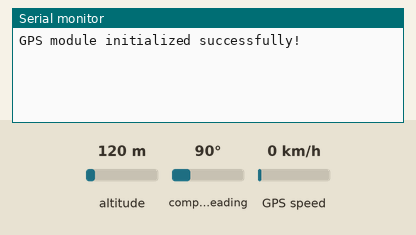
Recording of a sketch running on a simulated Arduino Mega 2560, built with avr-gcc and run on an emulated ATmega2560. Parts: the last lines printed to the serial monitor. The inputs (shaded band) are chosen by the test bench; at power-on: altitude 120 m, compass heading 90°, GPS speed 0 km/h. The GPS gets a fix after 3 s at 37.7749, -122.4194 with 8 satellites.

Above: at 1.7 s.
1.8 s: altitude set to 20 m
At 4.4 s:
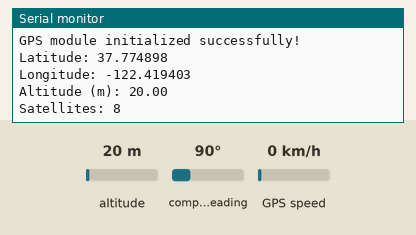
5.0 s: altitude set to 250 m
At 6.4 s:
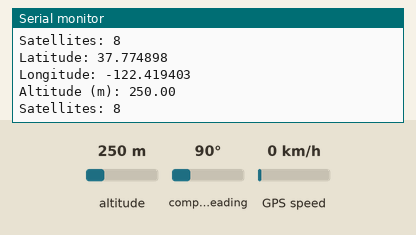

The sketch:

GPS.ino
```cpp
#include "GPS.h"

// Instantiate the GPS object using standard Serial1
GPS myGPS(Serial1, 9600);

void setup() {
    Serial.begin(115200);
    while (!Serial) delay(10);

    if (myGPS.begin()) {
        Serial.println("GPS module initialized successfully!");
    } else {
        Serial.println("Failed to initialize GPS module.");
    }
}

void loop() {
    double lat = 0.0;
    double lon = 0.0;
    float alt = 0.0;
    uint8_t sats = 0;

    if (myGPS.getGPS(lat, lon, alt, sats)) {
        Serial.print("Latitude: "); Serial.println(lat, 6);
        Serial.print("Longitude: "); Serial.println(lon, 6);
        Serial.print("Altitude (m): "); Serial.println(alt);
        Serial.print("Satellites: "); Serial.println(sats);
    }

    delay(1000);
}
```

GPS.cpp
```cpp
#include "GPS.h"

GPS::GPS(HardwareSerial &serialPort, uint32_t baudRate)
    : _serialGPS(serialPort), _baudRate(baudRate) {}

bool GPS::begin() {
    // Start the hardware serial port for the RAK12501 module on Serial1
    _serialGPS.begin(_baudRate);
    delay(500);
    return true;
}

void GPS::update() {
    // Continuously read available bytes from the Quectel L76K module and feed TinyGPS++
    while (_serialGPS.available() > 0) {
        _gps.encode(_serialGPS.read());
    }
}

bool GPS::getGPS(double &latitude, double &longitude, float &altitude, uint8_t &satellites) {
    update();

    if (_gps.location.isUpdated() && _gps.location.isValid()) {
        latitude = _gps.location.lat();
        longitude = _gps.location.lng();
        altitude = _gps.altitude.isValid() ? _gps.altitude.meters() : 0.0;
        satellites = _gps.satellites.isValid() ? _gps.satellites.value() : 0;
        return true;
    }

    return false;
}

bool GPS::isLocationValid() {
    update();
    return _gps.location.isValid();
}

uint32_t GPS::getAge() {
    return _gps.location.age();
}
```

GPS.h
```cpp
#ifndef GPS_H
#define GPS_H

#include <Arduino.h>
#include <TinyGPSPlus.h>

class GPS {
public:
    // Constructor allows passing a custom hardware serial port and baud rate
    GPS(HardwareSerial &serialPort = Serial1, uint32_t baudRate = 9600);

    // Initialize the module and underlying serial communication
    bool begin();

    // Must be called frequently in loop() to ingest incoming serial data
    void update();

    // Main requested method: returns true if fresh valid GPS data is parsed
    bool getGPS(double &latitude, double &longitude, float &altitude, uint8_t &satellites);

    // Optional getters for individual data points
    bool isLocationValid();
    uint32_t getAge();

private:
    HardwareSerial &_serialGPS;
    uint32_t _baudRate;
    TinyGPSPlus _gps;
};

#endif // GPS_H
```

Measured:
- after the input at 1.8 s, the serial monitor: prints a new line after 1.8 s (image 1)
- after the input at 5.0 s, the serial monitor: prints a new line after 0.67 s (image 2)
